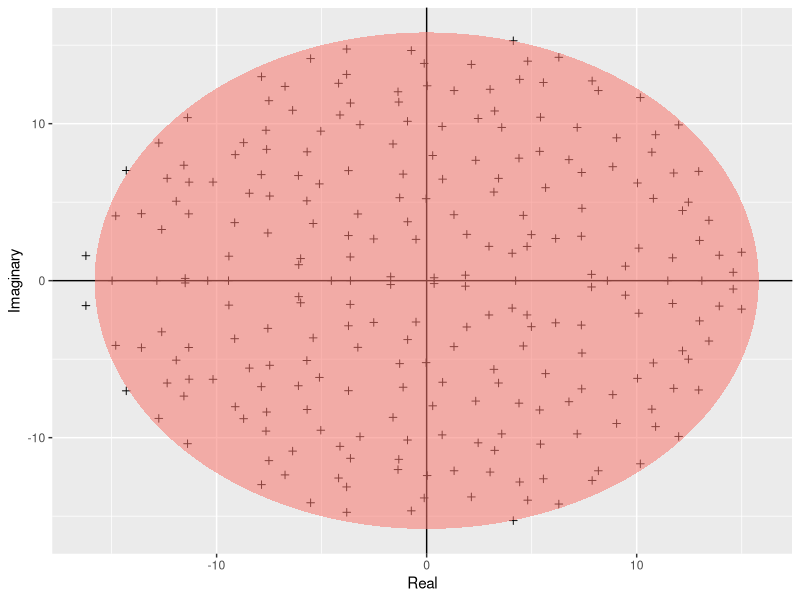
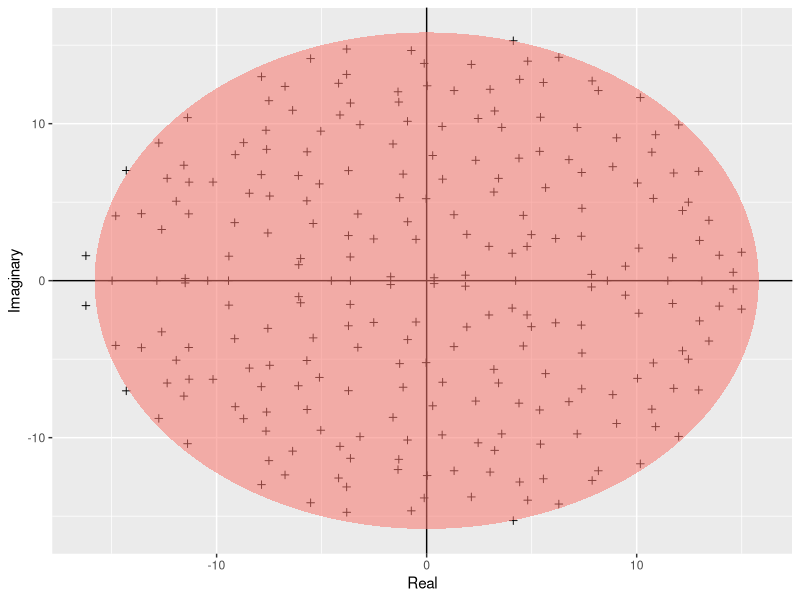

Source code (R) for these figures, in order:
# Author: An Dao (abd21@ic.ac.uk)
# Script: Girko.R
# Desc:   Illustrates Girko's circle theorem.
# Date:   October 2025
#

# Load ggplot2 package
#install.packages("ggplot2")
library(ggplot2)

# function that returns an ellipse
build_ellipse <- function(hradius, vradius){
  npoints = 250
  a <- seq(0, 2 * pi, length = npoints + 1)
  x <- hradius * cos(a)
  y <- vradius * sin(a)  
  return(data.frame(x = x, y = y))
}

N <- 250 # Assign size of the matrix

M <- matrix(rnorm(N * N), N, N) # Build the matrix

eigvals <- eigen(M)$values # Find the eigenvalues

eigDF <- data.frame("Real" = Re(eigvals), "Imaginary" = Im(eigvals)) # Build a dataframe

my_radius <- sqrt(N) # The radius of the circle is sqrt(N)

ellDF <- build_ellipse(my_radius, my_radius) # Dataframe to plot the ellipse

names(ellDF) <- c("Real", "Imaginary") # rename the columns

# plot the eigenvalues
p <- ggplot(eigDF, aes(x = Real, y = Imaginary))
p <- p +
  geom_point(shape = I(3)) +
  theme(legend.position = "none")

# now add the vertical and horizontal line
p <- p + geom_hline(aes(yintercept = 0))
p <- p + geom_vline(aes(xintercept = 0))

# finally, add the ellipse
p <- p + geom_polygon(data = ellDF, aes(x = Real, y = Imaginary, alpha = 1/20, fill = "red"))
p

# generate pdf file
pdf("../results/Girko.pdf")
print(p)
dev.off()
